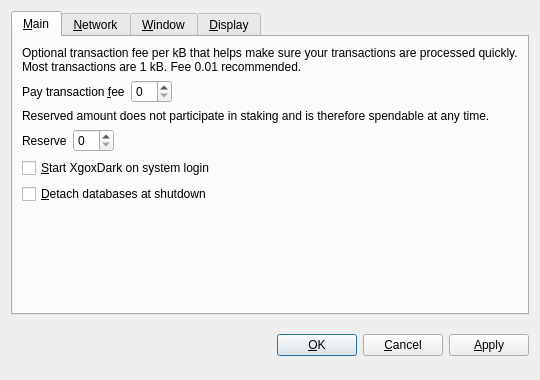
<?xml version="1.0" encoding="UTF-8"?>
<ui version="4.0">
 <class>OptionsDialog</class>
 <widget class="QDialog" name="OptionsDialog">
  <property name="geometry">
   <rect>
    <x>0</x>
    <y>0</y>
    <width>540</width>
    <height>380</height>
   </rect>
  </property>
  <property name="windowTitle">
   <string>Options</string>
  </property>
  <property name="modal">
   <bool>true</bool>
  </property>
  <layout class="QVBoxLayout" name="verticalLayout">
   <item>
    <widget class="QTabWidget" name="tabWidget">
     <property name="tabPosition">
      <enum>QTabWidget::North</enum>
     </property>
     <property name="currentIndex">
      <number>0</number>
     </property>
     <widget class="QWidget" name="tabMain">
      <attribute name="title">
       <string>&amp;Main</string>
      </attribute>
      <layout class="QVBoxLayout" name="verticalLayout_Main">
       <item>
        <widget class="QLabel" name="transactionFeeInfoLabel">
         <property name="text">
          <string>Optional transaction fee per kB that helps make sure your transactions are processed quickly. Most transactions are 1 kB. Fee 0.01 recommended.</string>
         </property>
         <property name="textFormat">
          <enum>Qt::PlainText</enum>
         </property>
         <property name="wordWrap">
          <bool>true</bool>
         </property>
        </widget>
       </item>
       <item>
        <layout class="QHBoxLayout" name="horizontalLayoutFee">
         <item>
          <widget class="QLabel" name="transactionFeeLabel">
           <property name="text">
            <string>Pay transaction &amp;fee</string>
           </property>
           <property name="textFormat">
            <enum>Qt::PlainText</enum>
           </property>
           <property name="buddy">
            <cstring>transactionFee</cstring>
           </property>
          </widget>
         </item>
         <item>
          <widget class="BitcoinAmountField" name="transactionFee"/>
         </item>
         <item>
          <spacer name="horizontalSpacerFee">
           <property name="orientation">
            <enum>Qt::Horizontal</enum>
           </property>
           <property name="sizeHint" stdset="0">
            <size>
             <width>40</width>
             <height>20</height>
            </size>
           </property>
          </spacer>
         </item>
        </layout>
       </item>
       <item>
        <widget class="QLabel" name="reserveBalanceInfoLabel">
         <property name="text">
          <string>Reserved amount does not participate in staking and is therefore spendable at any time.</string>
         </property>
         <property name="textFormat">
          <enum>Qt::PlainText</enum>
         </property>
         <property name="wordWrap">
          <bool>true</bool>
         </property>
        </widget>
       </item>
       <item>
        <layout class="QHBoxLayout" name="horizontalLayoutReserveBalance">
         <item>
          <widget class="QLabel" name="reserveBalanceLabel">
           <property name="text">
            <string>Reserve</string>
           </property>
           <property name="textFormat">
            <enum>Qt::PlainText</enum>
           </property>
           <property name="buddy">
            <cstring>reserveBalance</cstring>
           </property>
          </widget>
         </item>
         <item>
          <widget class="BitcoinAmountField" name="reserveBalance"/>
         </item>
         <item>
          <spacer name="horizontalSpacerReserveBalance">
           <property name="orientation">
            <enum>Qt::Horizontal</enum>
           </property>
           <property name="sizeHint" stdset="0">
            <size>
             <width>40</width>
             <height>20</height>
            </size>
           </property>
          </spacer>
         </item>
        </layout>
       </item>
       <item>
        <widget class="QCheckBox" name="bitcoinAtStartup">
         <property name="toolTip">
          <string>Automatically start XgoxDark after logging in to the system.</string>
         </property>
         <property name="text">
          <string>&amp;Start XgoxDark on system login</string>
         </property>
        </widget>
       </item>
       <item>
        <widget class="QCheckBox" name="detachDatabases">
         <property name="toolTip">
          <string>Detach block and address databases at shutdown. This means they can be moved to another data directory, but it slows down shutdown. The wallet is always detached.</string>
         </property>
         <property name="text">
          <string>&amp;Detach databases at shutdown</string>
         </property>
        </widget>
       </item>
       <item>
        <spacer name="verticalSpacer_Main">
         <property name="orientation">
          <enum>Qt::Vertical</enum>
         </property>
         <property name="sizeHint" stdset="0">
          <size>
           <width>20</width>
           <height>40</height>
          </size>
         </property>
        </spacer>
       </item>
      </layout>
     </widget>
     <widget class="QWidget" name="tabNetwork">
      <attribute name="title">
       <string>&amp;Network</string>
      </attribute>
      <layout class="QVBoxLayout" name="verticalLayout_Network">
       <item>
        <widget class="QCheckBox" name="mapPortUpnp">
         <property name="toolTip">
          <string>Automatically open the XgoxDark client port on the router. This only works when your router supports UPnP and it is enabled.</string>
         </property>
         <property name="text">
          <string>Map port using &amp;UPnP</string>
         </property>
        </widget>
       </item>
       <item>
        <widget class="QCheckBox" name="connectSocks">
         <property name="toolTip">
          <string>Connect to the XgoxDark network through a SOCKS proxy (e.g. when connecting through Tor).</string>
         </property>
         <property name="text">
          <string>&amp;Connect through SOCKS proxy:</string>
         </property>
        </widget>
       </item>
       <item>
        <layout class="QHBoxLayout" name="horizontalLayout_Network">
         <item>
          <widget class="QLabel" name="proxyIpLabel">
           <property name="text">
            <string>Proxy &amp;IP:</string>
           </property>
           <property name="textFormat">
            <enum>Qt::PlainText</enum>
           </property>
           <property name="buddy">
            <cstring>proxyIp</cstring>
           </property>
          </widget>
         </item>
         <item>
          <widget class="QValidatedLineEdit" name="proxyIp">
           <property name="maximumSize">
            <size>
             <width>140</width>
             <height>16777215</height>
            </size>
           </property>
           <property name="toolTip">
            <string>IP address of the proxy (e.g. 127.0.0.1)</string>
           </property>
          </widget>
         </item>
         <item>
          <widget class="QLabel" name="proxyPortLabel">
           <property name="text">
            <string>&amp;Port:</string>
           </property>
           <property name="textFormat">
            <enum>Qt::PlainText</enum>
           </property>
           <property name="buddy">
            <cstring>proxyPort</cstring>
           </property>
          </widget>
         </item>
         <item>
          <widget class="QLineEdit" name="proxyPort">
           <property name="maximumSize">
            <size>
             <width>55</width>
             <height>16777215</height>
            </size>
           </property>
           <property name="toolTip">
            <string>Port of the proxy (e.g. 9050)</string>
           </property>
          </widget>
         </item>
         <item>
          <widget class="QLabel" name="socksVersionLabel">
           <property name="text">
            <string>SOCKS &amp;Version:</string>
           </property>
           <property name="textFormat">
            <enum>Qt::PlainText</enum>
           </property>
           <property name="buddy">
            <cstring>socksVersion</cstring>
           </property>
          </widget>
         </item>
         <item>
          <widget class="QValueComboBox" name="socksVersion">
           <property name="toolTip">
            <string>SOCKS version of the proxy (e.g. 5)</string>
           </property>
          </widget>
         </item>
         <item>
          <spacer name="horizontalSpacer_Network">
           <property name="orientation">
            <enum>Qt::Horizontal</enum>
           </property>
           <property name="sizeHint" stdset="0">
            <size>
             <width>40</width>
             <height>20</height>
            </size>
           </property>
          </spacer>
         </item>
        </layout>
       </item>
       <item>
        <spacer name="verticalSpacer_Network">
         <property name="orientation">
          <enum>Qt::Vertical</enum>
         </property>
         <property name="sizeHint" stdset="0">
          <size>
           <width>20</width>
           <height>40</height>
          </size>
         </property>
        </spacer>
       </item>
      </layout>
     </widget>
     <widget class="QWidget" name="tabWindow">
      <attribute name="title">
       <string>&amp;Window</string>
      </attribute>
      <layout class="QVBoxLayout" name="verticalLayout_Window">
       <item>
        <widget class="QCheckBox" name="minimizeToTray">
         <property name="toolTip">
          <string>Show only a tray icon after minimizing the window.</string>
         </property>
         <property name="text">
          <string>&amp;Minimize to the tray instead of the taskbar</string>
         </property>
        </widget>
       </item>
       <item>
        <widget class="QCheckBox" name="minimizeOnClose">
         <property name="toolTip">
          <string>Minimize instead of exit the application when the window is closed. When this option is enabled, the application will be closed only after selecting Quit in the menu.</string>
         </property>
         <property name="text">
          <string>M&amp;inimize on close</string>
         </property>
        </widget>
       </item>
       <item>
        <spacer name="verticalSpacer_Window">
         <property name="orientation">
          <enum>Qt::Vertical</enum>
         </property>
         <property name="sizeHint" stdset="0">
          <size>
           <width>20</width>
           <height>40</height>
          </size>
         </property>
        </spacer>
       </item>
      </layout>
     </widget>
     <widget class="QWidget" name="tabDisplay">
      <attribute name="title">
       <string>&amp;Display</string>
      </attribute>
      <layout class="QVBoxLayout" name="verticalLayout_Display">
       <item>
        <layout class="QHBoxLayout" name="horizontalLayout_1_Display">
         <item>
          <widget class="QLabel" name="langLabel">
           <property name="text">
            <string>User Interface &amp;language:</string>
           </property>
           <property name="textFormat">
            <enum>Qt::PlainText</enum>
           </property>
           <property name="buddy">
            <cstring>lang</cstring>
           </property>
          </widget>
         </item>
         <item>
          <widget class="QValueComboBox" name="lang">
           <property name="toolTip">
            <string>The user interface language can be set here. This setting will take effect after restarting XgoxDark.</string>
           </property>
          </widget>
         </item>
        </layout>
       </item>
       <item>
        <layout class="QHBoxLayout" name="horizontalLayout_2_Display">
         <item>
          <widget class="QLabel" name="unitLabel">
           <property name="text">
            <string>&amp;Unit to show amounts in:</string>
           </property>
           <property name="textFormat">
            <enum>Qt::PlainText</enum>
           </property>
           <property name="buddy">
            <cstring>unit</cstring>
           </property>
          </widget>
         </item>
         <item>
          <widget class="QValueComboBox" name="unit">
           <property name="toolTip">
            <string>Choose the default subdivision unit to show in the interface and when sending coins.</string>
           </property>
          </widget>
         </item>
        </layout>
       </item>
       <item>
        <widget class="QCheckBox" name="displayAddresses">
         <property name="toolTip">
          <string>Whether to show XgoxDark addresses in the transaction list or not.</string>
         </property>
         <property name="text">
          <string>&amp;Display addresses in transaction list</string>
         </property>
        </widget>
       </item>
       <item>
        <widget class="QCheckBox" name="coinControlFeatures">
         <property name="toolTip">
          <string>Whether to show coin control features or not.</string>
         </property>
         <property name="text">
          <string>Display coin &amp;control features (experts only!)</string>
         </property>
        </widget>
       </item>
       <item>
        <spacer name="verticalSpacer_Display">
         <property name="orientation">
          <enum>Qt::Vertical</enum>
         </property>
         <property name="sizeHint" stdset="0">
          <size>
           <width>20</width>
           <height>40</height>
          </size>
         </property>
        </spacer>
       </item>
      </layout>
     </widget>
    </widget>
   </item>
   <item>
    <layout class="QHBoxLayout" name="horizontalLayout_Buttons">
     <item>
      <spacer name="horizontalSpacer_1">
       <property name="orientation">
        <enum>Qt::Horizontal</enum>
       </property>
       <property name="sizeHint" stdset="0">
        <size>
         <width>40</width>
         <height>48</height>
        </size>
       </property>
      </spacer>
     </item>
     <item>
      <widget class="QLabel" name="statusLabel">
       <property name="font">
        <font>
         <weight>75</weight>
         <bold>true</bold>
        </font>
       </property>
       <property name="text">
        <string/>
       </property>
       <property name="textFormat">
        <enum>Qt::PlainText</enum>
       </property>
       <property name="wordWrap">
        <bool>true</bool>
       </property>
      </widget>
     </item>
     <item>
      <spacer name="horizontalSpacer_2">
       <property name="orientation">
        <enum>Qt::Horizontal</enum>
       </property>
       <property name="sizeHint" stdset="0">
        <size>
         <width>40</width>
         <height>48</height>
        </size>
       </property>
      </spacer>
     </item>
     <item>
      <widget class="QPushButton" name="okButton">
       <property name="text">
        <string>&amp;OK</string>
       </property>
      </widget>
     </item>
     <item>
      <widget class="QPushButton" name="cancelButton">
       <property name="text">
        <string>&amp;Cancel</string>
       </property>
       <property name="autoDefault">
        <bool>false</bool>
       </property>
      </widget>
     </item>
     <item>
      <widget class="QPushButton" name="applyButton">
       <property name="text">
        <string>&amp;Apply</string>
       </property>
       <property name="autoDefault">
        <bool>false</bool>
       </property>
      </widget>
     </item>
    </layout>
   </item>
  </layout>
 </widget>
 <customwidgets>
  <customwidget>
   <class>BitcoinAmountField</class>
   <extends>QSpinBox</extends>
   <header>bitcoinamountfield.h</header>
  </customwidget>
  <customwidget>
   <class>QValueComboBox</class>
   <extends>QComboBox</extends>
   <header>qvaluecombobox.h</header>
  </customwidget>
  <customwidget>
   <class>QValidatedLineEdit</class>
   <extends>QLineEdit</extends>
   <header>qvalidatedlineedit.h</header>
  </customwidget>
 </customwidgets>
 <resources/>
 <connections/>
</ui>
